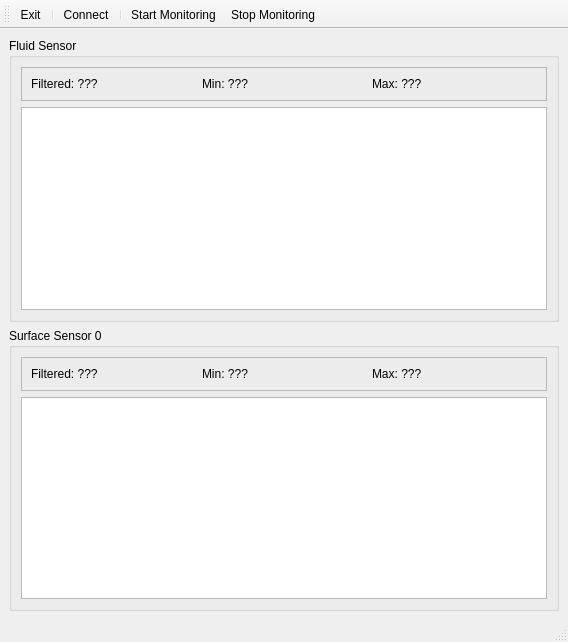
<?xml version="1.0" encoding="UTF-8"?>
<ui version="4.0">
 <class>MainWindow</class>
 <widget class="QMainWindow" name="MainWindow">
  <property name="geometry">
   <rect>
    <x>0</x>
    <y>0</y>
    <width>568</width>
    <height>642</height>
   </rect>
  </property>
  <property name="windowTitle">
   <string>Leg Model Monitor</string>
  </property>
  <widget class="QWidget" name="centralwidget">
   <layout class="QVBoxLayout" name="verticalLayout">
    <item>
     <widget class="QGroupBox" name="groupBoxFluid">
      <property name="title">
       <string>Fluid Sensor</string>
      </property>
      <layout class="QVBoxLayout" name="verticalLayout_2">
       <item>
        <widget class="QFrame" name="frameFluidNumbers">
         <property name="frameShape">
          <enum>QFrame::StyledPanel</enum>
         </property>
         <property name="frameShadow">
          <enum>QFrame::Raised</enum>
         </property>
         <layout class="QHBoxLayout" name="horizontalLayout_2">
          <item>
           <widget class="QLabel" name="fluidValue">
            <property name="text">
             <string>Filtered: ???</string>
            </property>
           </widget>
          </item>
          <item>
           <widget class="QLabel" name="fluidMin">
            <property name="text">
             <string>Min: ???</string>
            </property>
           </widget>
          </item>
          <item>
           <widget class="QLabel" name="fluidMax">
            <property name="text">
             <string>Max: ???</string>
            </property>
           </widget>
          </item>
         </layout>
        </widget>
       </item>
       <item>
        <widget class="PlotWidget" name="fluidPlot"/>
       </item>
      </layout>
     </widget>
    </item>
    <item>
     <widget class="QGroupBox" name="groupBoxSurface0">
      <property name="title">
       <string>Surface Sensor 0</string>
      </property>
      <layout class="QVBoxLayout" name="verticalLayout_3">
       <item>
        <widget class="QFrame" name="frameSurface0Numbers">
         <property name="frameShape">
          <enum>QFrame::StyledPanel</enum>
         </property>
         <property name="frameShadow">
          <enum>QFrame::Raised</enum>
         </property>
         <layout class="QHBoxLayout" name="horizontalLayout_3">
          <item>
           <widget class="QLabel" name="surface0Value">
            <property name="text">
             <string>Filtered: ???</string>
            </property>
           </widget>
          </item>
          <item>
           <widget class="QLabel" name="surface0Min">
            <property name="text">
             <string>Min: ???</string>
            </property>
           </widget>
          </item>
          <item>
           <widget class="QLabel" name="surface0Max">
            <property name="text">
             <string>Max: ???</string>
            </property>
           </widget>
          </item>
         </layout>
        </widget>
       </item>
       <item>
        <widget class="PlotWidget" name="surface0Plot"/>
       </item>
      </layout>
     </widget>
    </item>
   </layout>
  </widget>
  <widget class="QStatusBar" name="statusbar"/>
  <widget class="QToolBar" name="toolBar">
   <property name="windowTitle">
    <string>toolBar</string>
   </property>
   <attribute name="toolBarArea">
    <enum>TopToolBarArea</enum>
   </attribute>
   <attribute name="toolBarBreak">
    <bool>false</bool>
   </attribute>
   <addaction name="actionExit"/>
   <addaction name="separator"/>
   <addaction name="actionConnect"/>
   <addaction name="separator"/>
   <addaction name="actionStartMonitoring"/>
   <addaction name="actionStopMonitoring"/>
  </widget>
  <action name="actionExit">
   <property name="icon">
    <iconset theme="application-exit">
     <normaloff>.</normaloff>.</iconset>
   </property>
   <property name="text">
    <string>Exit</string>
   </property>
   <property name="toolTip">
    <string>Exit the application</string>
   </property>
   <property name="shortcut">
    <string>Ctrl+Q</string>
   </property>
  </action>
  <action name="actionConnect">
   <property name="icon">
    <iconset theme="audio-card">
     <normaloff>.</normaloff>.</iconset>
   </property>
   <property name="text">
    <string>Connect</string>
   </property>
   <property name="toolTip">
    <string>Connect to the Arduino</string>
   </property>
  </action>
  <action name="actionStopMonitoring">
   <property name="icon">
    <iconset theme="media-playback-stop">
     <normaloff>.</normaloff>.</iconset>
   </property>
   <property name="text">
    <string>Stop Monitoring</string>
   </property>
   <property name="toolTip">
    <string>Stop leg monitoring</string>
   </property>
  </action>
  <action name="actionStartMonitoring">
   <property name="icon">
    <iconset theme="media-playback-start">
     <normaloff>.</normaloff>.</iconset>
   </property>
   <property name="text">
    <string>Start Monitoring</string>
   </property>
   <property name="toolTip">
    <string>Start leg monitoring</string>
   </property>
  </action>
 </widget>
 <customwidgets>
  <customwidget>
   <class>PlotWidget</class>
   <extends>QGraphicsView</extends>
   <header>pyqtgraph</header>
  </customwidget>
 </customwidgets>
 <resources/>
 <connections/>
</ui>
